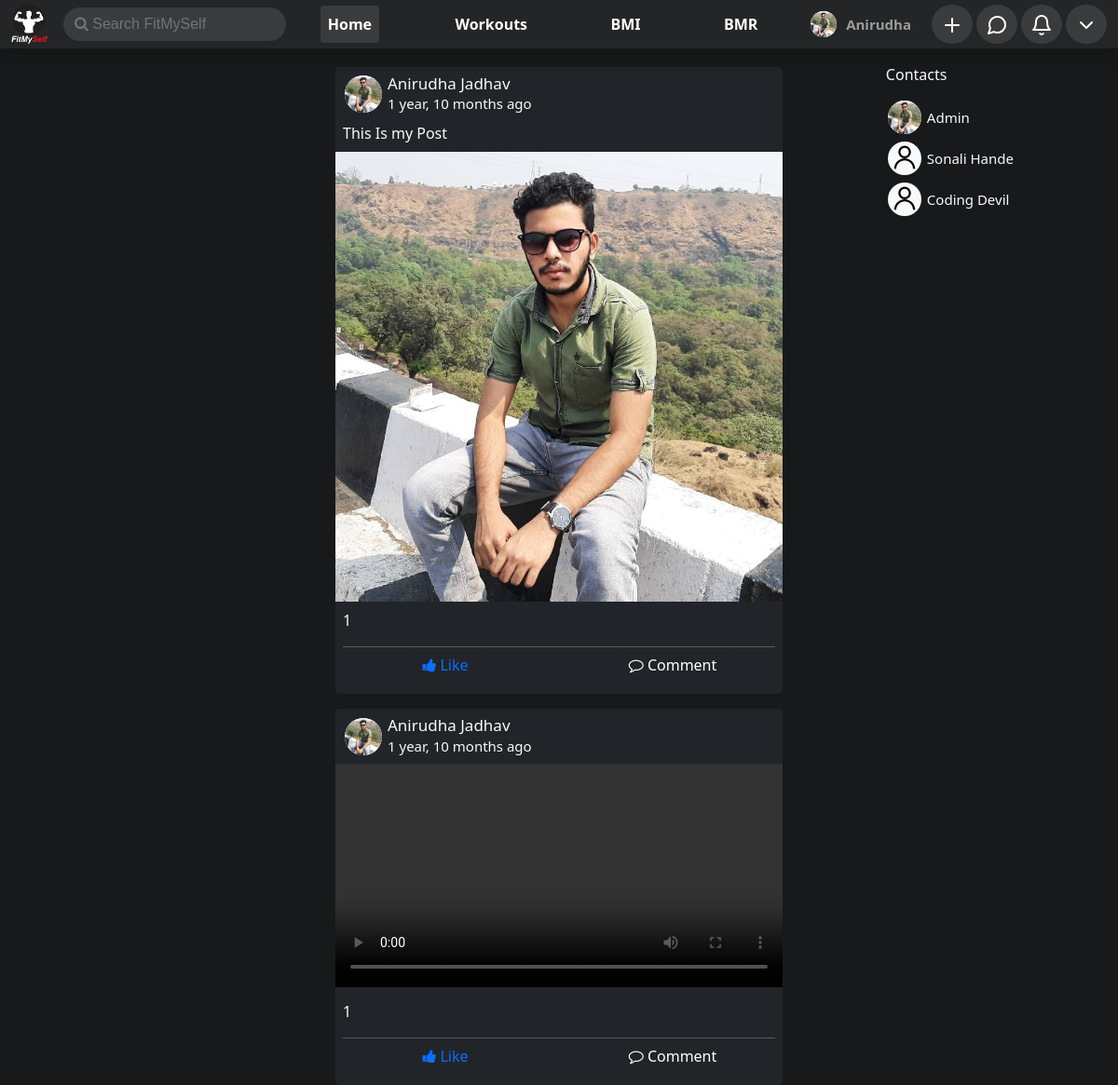
The page / (signed in) on the database its author committed.
### home/models.py (models this page shows, shortened)
class ProfilePictures(models.Model):
    user = models.ForeignKey(User,on_delete=models.CASCADE,null=True)
    upload_on = models.DateTimeField(default = timezone.now,null=True)
    display_picture = models.ImageField(upload_to=dpPath,null=True,blank=True)

class Friend(models.Model):
    user = models.ForeignKey(User,on_delete=models.CASCADE)
    friends = models.ForeignKey(UserExtended,on_delete=models.CASCADE)

class UserExtended(models.Model):
    user = models.ForeignKey(User,on_delete=models.CASCADE,null=True)
    dob = models.DateField(null=True,blank=True)
    gender = models.CharField(max_length=50,null=True)
    slug = models.CharField(max_length=50,null=True,blank=True)

### posts/models.py (models this page shows, shortened)
class Post(models.Model):
    user = models.ForeignKey(User,on_delete=models.CASCADE)
    desc = models.TextField(null=True,blank=True)
    media = models.FileField(upload_to=imgPath,null=True,blank=True)
    upload_on = models.DateTimeField(default= timezone.now)
    slug = models.TextField(null=True,blank=True)
    def fileType(self):
        ext = self.media.name.split('.')[-1]
        if ext == "jpeg" or ext == "jpg" or ext == "svg" or ext == "ico":
            return "image"
        elif ext == "mp4" or ext == "webm" or ext == "ogg" or ext == "mkv":
            return "video"
        else:
            return "not-defined"

### home/views.py (the view)
# urls.py: path('',views.index,name='index'),
def index(request):
    if not request.user.is_authenticated:
        messages.info(request,"Please Login to explore content")
        return redirect('/signin')
    page = request.GET.get('page',1)
    profile_pictures = {}
    friend_picture = {}
    likes = {}
    liked = {}
    posts = []
    comments = {}
    comment_profile_pic = {}
    friend_user = []
    friends = Friend.objects.filter(user = request.user)
    posts.append(Post.objects.filter(user=request.user).order_by("-upload_on"))
    for friend in friends:
        friend_user.append(friend.friends.user)
    post_list = Post.objects.filter(Q(user__in=friend_user) | Q(user = request.user)).order_by("-upload_on")
    for post in post_list:
        profile_pictures[post] = ProfilePictures.objects.filter(user=post.user).order_by("-upload_on").first()
        likes[post] = Like.objects.filter(post=post).order_by("-time")
        liked[post] = isLiked(post,request.user)
        comments[post] = Comment.objects.filter(post = post).order_by("time")
        for comment in comments[post]:
            comment_profile_pic[comment] = ProfilePictures.objects.filter(user = comment.user).order_by("-upload_on").first()
    for friend in friends:
        friend_picture[friend] = ProfilePictures.objects.filter(user = friend.friends.user).order_by("-upload_on").first()
    paginator = Paginator(post_list,2)
    try:
        posts = paginator.page(page)
    except PageNotAnInteger:
        posts = paginator.page(1)
    except EmptyPage:
        posts = paginator.page(paginator.num_pages)
    params = {
        'posts' : posts,
        'post_profile_pictures' : profile_pictures,
        'likes' : likes,
        'liked' : liked,
        'friends' : friends,
        'friend_picture' : friend_picture,
        'comments' : comments,
        'comment_profile_pic' : comment_profile_pic,
        'media' : settings.MEDIA_URL,
    }
    return render(request,'home/index.html',params)

### calculator/context_processor.py (called while the page is built)
def userBmi(request):
    if request.user.is_authenticated:
        try:
            bmi = Bmi.objects.get(user = request.user)
            params = {
                "bmi" : bmi
            }
        except Bmi.DoesNotExist:
            params = {}
    else:
        params = {}
    return params

def userBmr(request):
    if request.user.is_authenticated:
        try:
            bmr = Bmr.objects.get(user = request.user)
            params = {
                "bmr" : bmr
            }
        except Bmr.DoesNotExist:
            params = {}
    else:
        params = {}
    return params

### home/context_processor.py (called while the page is built)
def user_profile(request):
    if request.user.is_authenticated:
        try:
            user = UserExtended.objects.get(user = request.user)
            user_profile = ProfilePictures.objects.filter(user=request.user).order_by("-upload_on").first()
            params = {
                "user" : user,
                "user_profile" : user_profile,
                "media" : settings.MEDIA_URL,
            }
        except ProfilePictures.DoesNotExist:
            params ={}
    else:
        params = {}
    return params

def search(request):
    if request.user.is_authenticated:
        if request.GET.get('search') is not None:
            result = {}
            profile_pics = []
            querry = request.GET.get('search')
            users = User.objects.filter(
                Q(first_name__icontains=querry) |
                Q(last_name__icontains=querry)
            )
            for user in users:
                result[UserExtended.objects.filter(user=user).first()] = ProfilePictures.objects.filter(user=user).order_by("-upload_on").first()
            params = {
                'result' : result,
            }
        else:
            params = {}
    else:
        params = {}
    return params

### home/templatetags/extras.py (called while the page is built)
@register.filter(name="value")
def value(dict,key):
    try:
        return dict[key].display_picture
    except AttributeError:
        return dict[key]

### home/views.py (called while the page is built)
def isLiked(post,user):
    likes = Like.objects.filter(post=post)
    liked_users = []
    for like in likes:
        liked_users.append(like.user)
    if user in liked_users:
        return True
    else:
        return False

### home/templates/home/index.html (shortened to what this page needs)
{% extends 'base.html' %}
{% load humanize %}
{% block body %}
{% load static %}
{% load extras %}
<div id="main-div" class="container">
    <div class="post-container infinite-container pt-1">
        {% for post in posts %}
        <div class="posts infinite-item bg-dark mx-auto text-light rounded-3 py-2 mt-3">
            <div class="post-head px-2 mb-2">
                <div class="d-flex my-auto h-100  justify-content-start align-items-center">
                    <span class="icon rounded-circle bg-light" style="width: 40px; height: 40px;">
                        <img src="{% if post_profile_pictures|value:post %}{{media}}{{post_profile_pictures|value:post}}{% else %}{% static 'images/user.svg' %}{% endif %}"
                            class="rounded-circle" style="width: 100%; height: 100%;" alt="">
                    </span>
                    <span class="mx-1">
                        <h3 class="m-0" style="font-size: 1.0625rem;">
                            {{post.user.first_name}} {{post.user.last_name}}
                        </h3>
                        <p style="font-size: .9375rem;" class="m-0">{{post.upload_on|naturaltime}}</p>
                    </span>
                </div>
                <p class="text-light my-2">{{post.desc}}</p>
            </div>
            <div class="media" style="width: 100%;">
                {% if post.fileType == 'image' %}
                <img src="{{media}}{{post.media}}" class="img-fluid" alt="">
                {% elif post.fileType == 'video' %}
                <video src="{{media}}{{post.media}}" style="width: 100%; height: auto;" autoplay="true"
                    controls></video>
                {% endif %}
            </div>
            <div class="counter px-2 mt-2">
                <span>{% if likes|value:post %}{{likes|value:post|length}}{% endif %}</span>
            </div>
            <div class="px-2 pb-0 my-1">
                <hr class="mb-0">
                <div class="row my-0">
                    <div class="col-6 text-center">
                        <a href="{% if liked|value:post %}/unlike/{{post.slug}}{% else %}/like/{{post.slug}}{% endif %}"
                            class="btn btn-dark {% if liked|value:post %}text-primary{% else %}text-light{% endif %}"
                            aria-disabled="true"><i class="fa fa-thumbs-up"></i> Like</a>
                    </div>
                    <div class="col-6 text-center">
                        <a role="button" class="btn btn-dark" onclick="showComment('{{post.pk}}')"><i
                                class="fa fa-comment-o"></i> Comment</a>
                    </div>
                </div>
            </div>
        </div>
        {% endfor %}
    </div>
    <div class="contacts text-light py-3 px-2" id="contacts">
        <p>Contacts</p>
        <ul class="p-0 m-0">
            {% for friend in friends %}
            <a href="/user/{{friend.friends.slug}}" style="text-decoration: none;">
                <li class=" mx-0 my-2 pr-4">
                    <div class="d-flex my-auto h-100  justify-content-start align-items-center">
                        <span class="icon rounded-circle bg-light" style="width: 36px; height: 36px;">
                            <img src="{% if friend_picture|value:friend %}{{media}}{{friend_picture|value:friend}}{% else %}{% static 'images/user.svg' %}{% endif %}"
                                class="rounded-circle" style="width: 100%; height: 100%;" alt="">
                        </span>
                        <span class="mx-1">
                            <p class="m-0 text-light" style="font-size: .9375rem;">
                                {{friend.friends.user.first_name}} {{friend.friends.user.last_name}}
                            </p>
                        </span>
                    </div>
                </li>
            </a>
            {% endfor %}
        </ul>
    </div>
</div>
{% endblock body %}

### templates/base.html (shortened to what this page needs)
{% load static %}
{% load humanize %}
{% load extras %}
<!doctype html>
<html lang="en">
<head>
    <link href="https://cdn.jsdelivr.net/npm/bootstrap@5.0.0-beta1/dist/css/bootstrap.min.css" rel="stylesheet"
>
    <link rel="stylesheet" href="https://cdnjs.cloudflare.com/ajax/libs/font-awesome/4.7.0/css/font-awesome.min.css">
</head>
<body style="background-color: #18191a;">
    <nav class="navbar shadow p-0 navbar-expand-lg fixed-top navbar-dark navbar-bg" id="navbar">
        <div class="container-fluid">
            <div class="logo">
                <a class="navbar-brand text-right" href="/"><img src="{% static 'images/logo.png' %}" width="40px"
                        alt="logo"></a>
                <form id="search-form" action="" method="get">
                    <input class="no-outline text-light outline-none form-control rounded-pill me-2" id="search" name="search" onchange="searchRes()" type="text" placeholder="&#xF002; Search FitMySelf" style="font-family:Arial, FontAwesome" aria-label="Search">
                </form>
            </div>
            <div class="collapse navbar-collapse" id="navbarSupportedContent">
                <ul class="navbar-nav mb-2 mb-lg-0" id="main-nav">
                    <li class="nav-item">
                        <a href="/" class="navbar-link rounded nav-link {% if request.get_full_path == '/' %} nav-active {% endif %}">Home</a>
                    </li>
                    <li class="nav-item">
                        <a href="/workout" class="navbar-link rounded nav-link {% if request.get_full_path == '/workout/' %} nav-active {% endif %}">Workouts</a>
                    </li>
                    <li class="nav-item">
                        <a href="/calculator/bmi_calculator" class="navbar-link rounded nav-link {% if request.get_full_path == '/calculator/bmi_calculator' %} nav-active {% endif %}">BMI</a>
                    </li>
                    <li class="nav-item">
                        <a href="/calculator/bmr_calculator" class="navbar-link rounded nav-link {% if request.get_full_path == '/calculator/bmr_calculator' %} nav-active {% endif %}">BMR</a>
                    </li>
                </ul>
                {% if request.user.is_authenticated %}
                <ul class="navbar-nav mb-2 mb-lg-0" id="secondary-nav" onresize="changeSize()">
                    <li class="nav-item rounded-pill px-2 profile-name {% if request.get_full_path == '/'|addstr:request.user.slug %}nav-active{% endif %}" style="width: max-content;">
                        <div class="d-flex my-auto h-100  justify-content-between align-items-center">
                            <span class="icon rounded-circle bg-light">
                                <img src="{% if user_profile %}{{media}}{{user_profile.display_picture}}{% else %}{% static 'images/user.svg' %}{% endif %}"
                                    class="rounded-circle" style="width: 100%; height: 100%;" alt="">
                            </span>
                            <a href="/user/{{user.slug}}" class="nav-link py-0" style="font-size: .9375rem; font-weight: 600;">
                                {{request.user.first_name}}
                            </a>
                        </div>
                    </li>
                    <li class="nav-item dropdown">
                        <span class="icon w-100 h-100 basic-nav rounded-circle">
                            <a href="#" class="nav-link" id="add" role="button" data-bs-toggle="dropdown" aria-expanded="false">
                                <img src="{% static 'images/plus.svg' %}" class="w-100 h-100" alt="">
                            </a>
                        </span>
                    </li>
                    <li class="nav-item">
                        <span class="icon w-100 h-100 basic-nav rounded-circle">
                            <a class="nav-link" href="/messenger" id="messengerDropdown" role="button">
                                <img src="{% static 'images/mess.svg' %}" class="w-100 h-100" style="height: 100%; width: 100%;" alt="">
                            </a>
                        </span>
                    </li>
                    <li class="nav-item dropdown">
                        <span class="icon w-100 h-100 basic-nav rounded-circle">
                            <a class="nav-link" href="#" id="notificationDropdown" role="button" data-bs-toggle="dropdown" aria-expanded="false">
                                <img src="{% static 'images/bell.svg' %}" style="width: 100%; height: 100%;" alt="">
                            </a>
                        </span>
                    </li>
                    <li class="nav-item">
                        <span class="dropdown icon w-100 h-100 basic-nav rounded-circle">
                            <a class="nav-link" id="profileDropdown" href="#" role="button" id="profileDropdown"
                                data-bs-toggle="dropdown" aria-expanded="false">
                                <img src="{% static 'images/chevron-down.svg' %}" style="width: 100%; height: 100%;"
                                    alt="">
                            </a>
                        </span>
                    </li>
                </ul>
                {% endif %}
            </div>
        </div>
    </nav>
    {% block body %}
    {% endblock body %}
</body>
</html>

### templates/base.html (style rules this page uses)
.navbar-bg { background-color: #242526; }
.navbar-link { color: white !important; font-weight: bold !important; }
.nav-active { background-color: #3a3b3c; }
.logo { outline: none !important; display: flex; justify-content: space-between; align-items: center; width: max-content; }
.logo input { background-color: #3a3b3c; border: none; outline: none !important; }
#search-form { width: max-content; }
#main-nav { margin: 0 auto; display: flex; justify-content: space-around; }
#secondary-nav { width: max-content; }
#secondary-nav li { margin: 0 2px; }
.icon { margin: 0 2px; height: 28px; width: 28px; display: flex; align-items: center; justify-content: center; }
.basic-nav { color: white; background-color: #3a3b3c; }

### home/templates/home/index.html (style rules this page uses)
.posts { max-width: 480px; width: 100%; }
.contacts { position: fixed; top: 0; right: 0; max-width: 360px; width: max-content; overflow-y: hidden; }
.contacts ul li { list-style: none; padding-right: 100px; }

### rows shown on the page
ProfilePictures: display_picture (picture)
Post: id.display_picture (picture), user.first_name "Anirudha", user.last_name "Jadhav", upload_on "1 year, 10 months ago", desc "This Is my Post", media (picture), likes "1"
Post: id.display_picture (picture), user.first_name "Anirudha", user.last_name "Jadhav", upload_on "1 year, 10 months ago", likes "1"
Friend: id.display_picture (picture), friends.user.first_name "Admin"
Friend: friends.user.first_name "Sonali", friends.user.last_name "Hande"
Friend: friends.user.first_name "Coding", friends.user.last_name "Devil"

### other values the page prints
{{ request.user.first_name }} "Anirudha"
